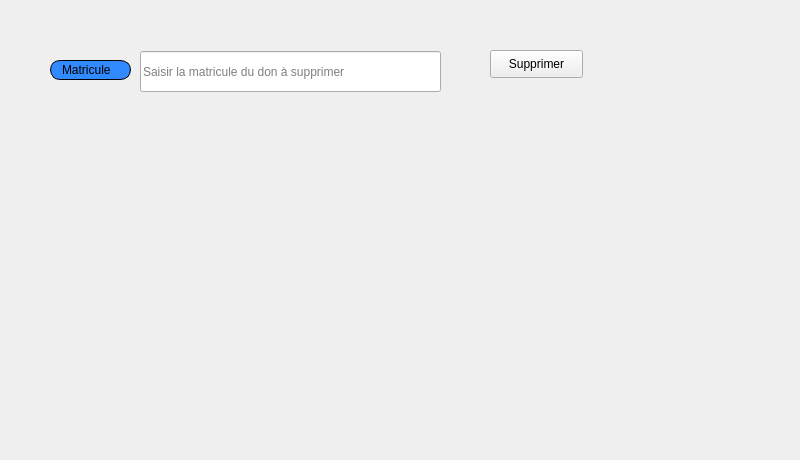
     <widget class="QWidget" name="tab_3">
      <attribute name="title">
       <string>Supprimer</string>
      </attribute>
      <widget class="QLabel" name="label_10">
       <property name="geometry">
        <rect>
         <x>50</x>
         <y>60</y>
         <width>81</width>
         <height>20</height>
        </rect>
       </property>
       <property name="styleSheet">
        <string notr="true">border: 1px solid black;
border-radius: 10px;
padding: 0 8px;
background: #318aff;
font: bold, &quot;Arial&quot;;;
text-align:center;</string>
       </property>
       <property name="text">
        <string>Matricule </string>
       </property>
      </widget>
      <widget class="QLineEdit" name="matricule_supprimer_don">
       <property name="geometry">
        <rect>
         <x>140</x>
         <y>51</y>
         <width>301</width>
         <height>41</height>
        </rect>
       </property>
       <property name="text">
        <string/>
       </property>
       <property name="placeholderText">
        <string>Saisir la matricule du don à supprimer</string>
       </property>
      </widget>
      <widget class="QPushButton" name="supprimer_don">
       <property name="geometry">
        <rect>
         <x>490</x>
         <y>50</y>
         <width>93</width>
         <height>28</height>
        </rect>
       </property>
       <property name="styleSheet">
        <string notr="true">#supprimer_don{
font: bold, &quot;Arial&quot;;;     background-color: qlineargradient(x1: 0, y1: 0, x2: 0, y2: 1,
                                       stop: 0 #dadbde, stop: 1 #f6f7fa);
}
#supprimer_don:pressed {
font: bold, &quot;Arial&quot;;;     background-color: qlineargradient(x1: 0, y1: 0, x2: 0, y2: 1,
                                       stop: 0 #dadbde, stop: 1 #fff07b);}
</string>
       </property>
       <property name="text">
        <string>Supprimer</string>
       </property>
       <property name="icon">
        <iconset resource="ressources.qrc">
         <normaloff>:/images/img/PP.png</normaloff>:/images/img/PP.png</iconset>
       </property>
      </widget>
      <widget class="QLabel" name="label_24">
       <property name="geometry">
        <rect>
         <x>-50</x>
         <y>-10</y>
         <width>791</width>
         <height>451</height>
        </rect>
       </property>
       <property name="text">
        <string/>
       </property>
       <property name="pixmap">
        <pixmap resource="ressources.qrc">:/images/img/imf.jpg</pixmap>
       </property>
       <property name="scaledContents">
        <bool>true</bool>
       </property>
      </widget>
      <zorder>label_24</zorder>
      <zorder>label_10</zorder>
      <zorder>matricule_supprimer_don</zorder>
      <zorder>supprimer_don</zorder>
     </widget>
